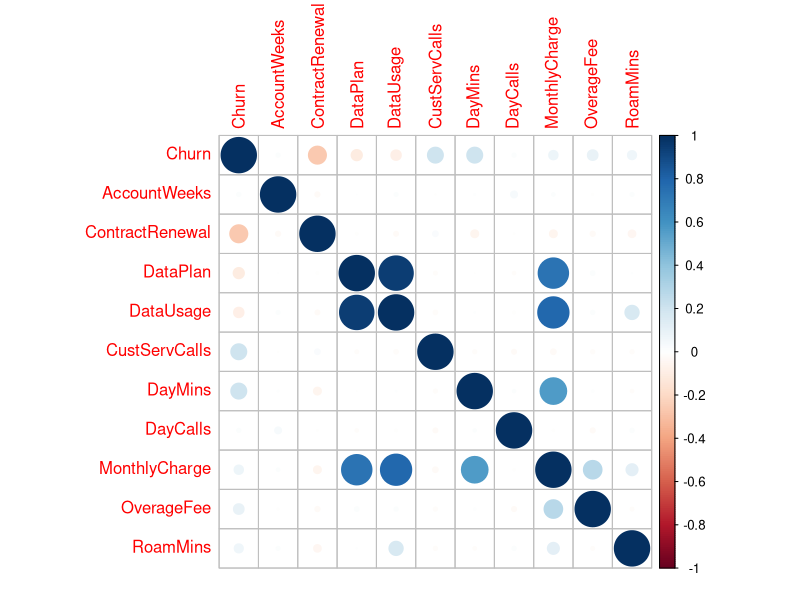
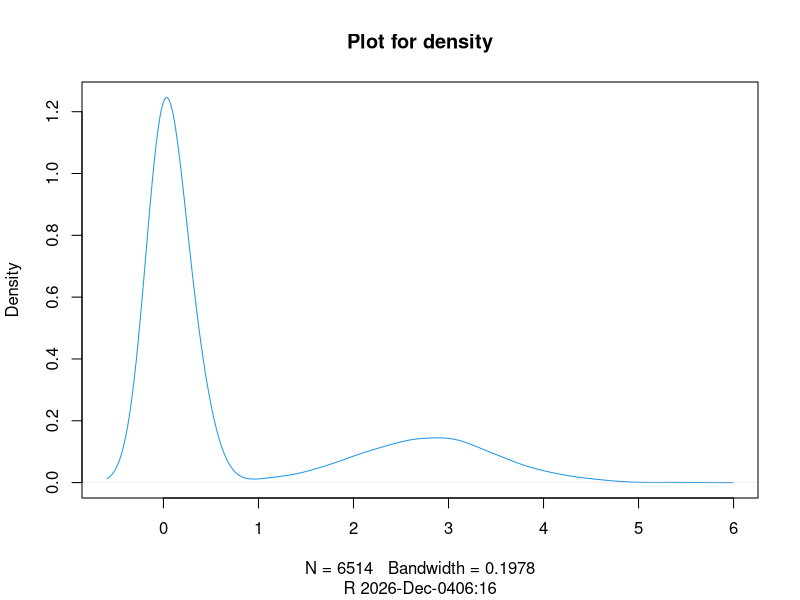
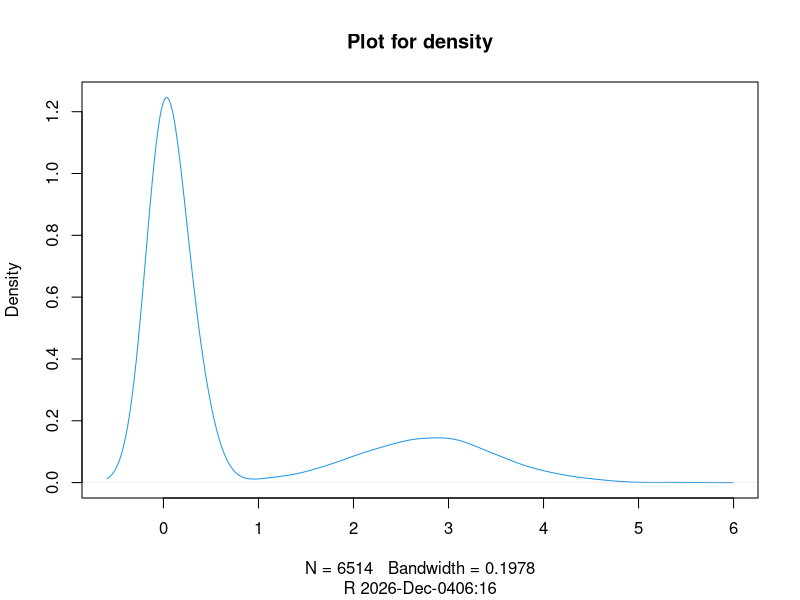
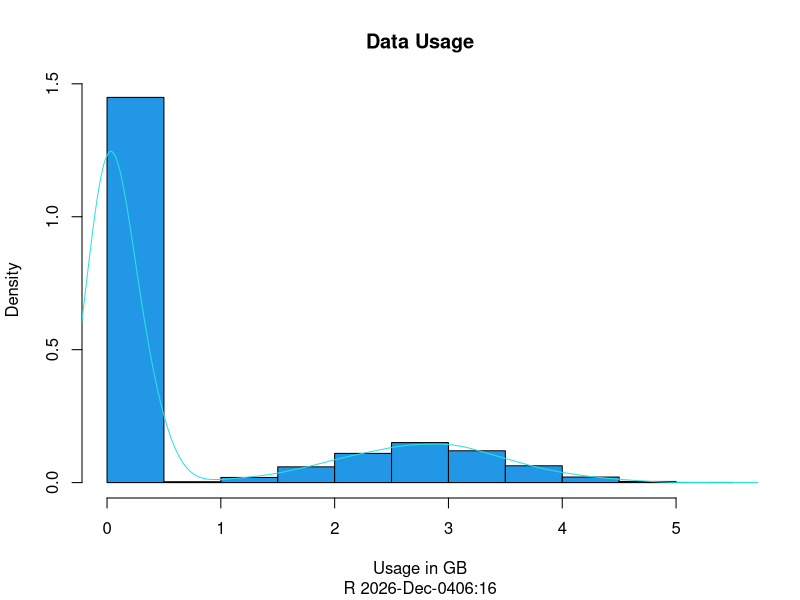
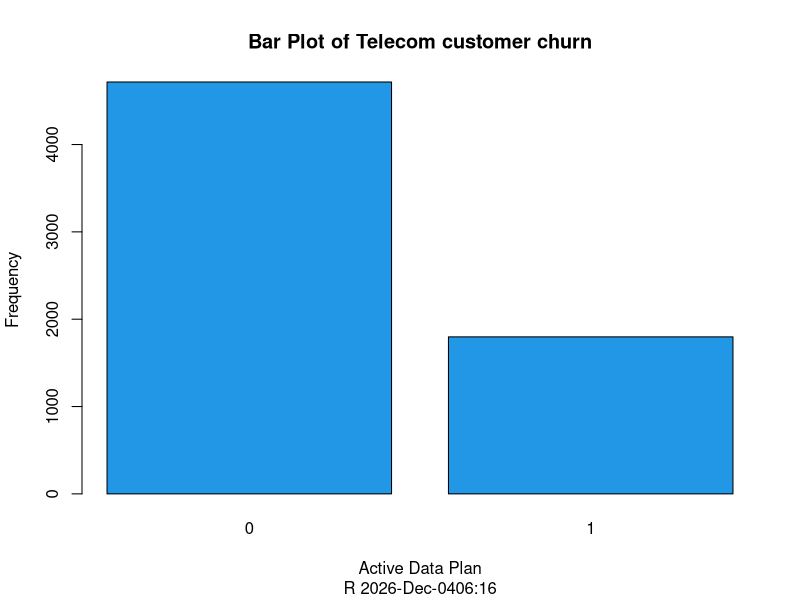
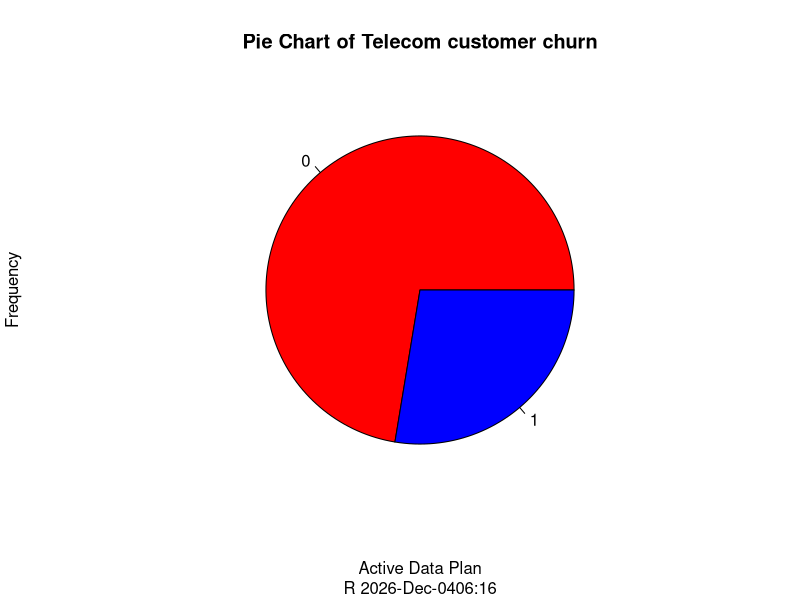
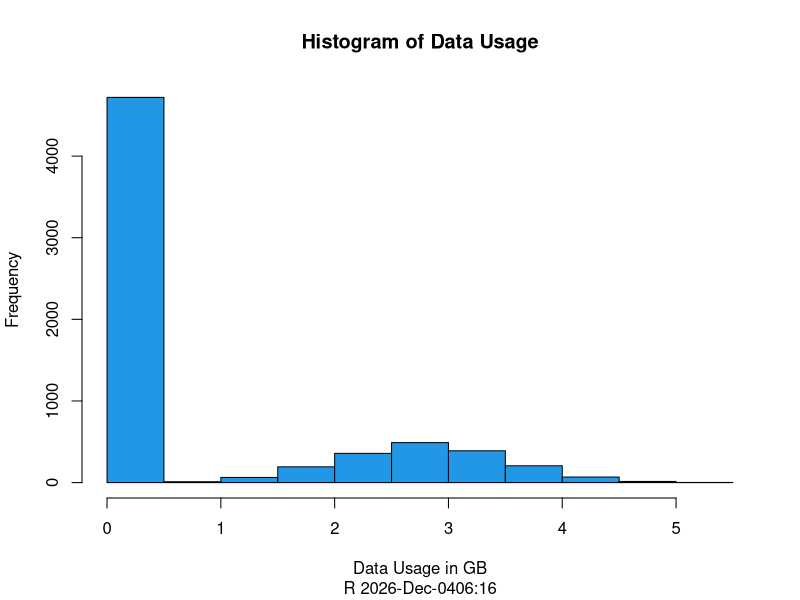
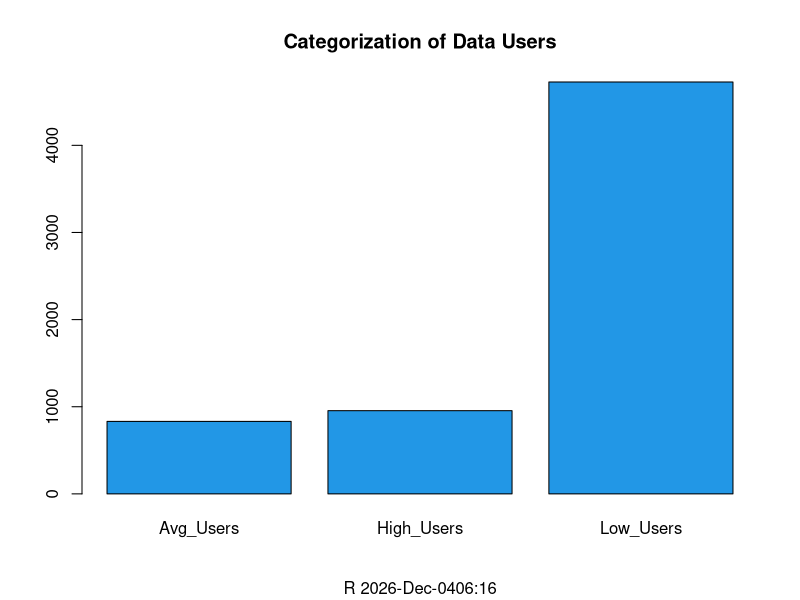

R code for these plots, in order:
## ---- chunk 1
# Install the sqldf package
# install.packages("sqldf")
# install.packages("corrplot")
# install.packages("mice")

# Load the mice package
library(mice)
# Analyzing missing data pattern in customer_churn data set
# md.pattern(customer_churn)
# Load the sqldf package
library(sqldf)
# Load the corrplot package
library(corrplot)
# Your SQL query
# sqldf("select sum(MonthlyCharge + OverageFee) As Rev from customer_churn")

## ---- chunk 2
customer_churn <- read.csv("churn_data.csv")
customer_churn
str(customer_churn)
summary(customer_churn)
## ---- chunk 3
#####Correlation plot of all features #####
# Compute correlation on all columns except the last
cor(customer_churn[, -ncol(customer_churn)])
# Select only numeric columns for correlation
# cor(customer_churn[, sapply(customer_churn, is.numeric)])
#cor(customer_churn)
head(customer_churn)
tail(customer_churn)
is.na(customer_churn)
na.omit(customer_churn)
## ---- chunk 4
##### produce one correlation plot #####
#Project_cor <- cor(customer_churn,method="pearson")
# Select only numeric columns for Pearson correlation
numeric_columns <- customer_churn[, sapply(customer_churn, is.numeric)]
Project_cor <- cor(numeric_columns, method = "pearson")

# Now you can create the correlation plot
corrplot(Project_cor, method = "circle", mar = c(1, 1, 0, 1))



## ---- chunk 5
#### produce one density and histogram plots together####
usage_den <- density(customer_churn$DataUsage) 
plot(usage_den,col=4,main="Plot for density",sub=paste("R",format(Sys.time(),"%Y-%b-%d%H:%S")))

## ---- chunk 6
Daycals_den <- density(customer_churn$DayCalls)
plot(usage_den,col=4,main="Plot for density",sub=paste("R",format(Sys.time(),"%Y-%b-%d%H:%S")))
Daycals_den
## ---- chunk 7
hist(customer_churn$DataUsage,main="Data Usage",prob=TRUE,
xlab="Usage in GB",ylab="Density",
sub=paste("R",format(Sys.time(),"%Y-%b-%d%H:%S")),col=4)

lines(usage_den,col=5)

## ---- chunk 8
#### produce pie plot/bar plot and a histogram based on the features of your choice in your dataset ###
T=table(customer_churn$DataPlan)
T
barplot(T,main="Bar Plot of Telecom customer churn",xlab="Active Data Plan",ylab="Frequency",sub=paste("R",format(Sys.time(),"%Y-%b-%d%H:%S")),col=4)

## ---- chunk 9
#### pie chart ###
T=table(customer_churn$DataPlan)
T
colors<-c("red","blue")
pie(T,main="Pie Chart of Telecom customer churn",xlab="Active Data Plan",ylab="Frequency",sub=paste("R",format(Sys.time(),"%Y-%b-%d%H:%S")),col=colors)

## ---- chunk 10
#### Histogram Chart ####

hist(customer_churn$DataUsage,main="Histogram of Data Usage",xlab="Data Usage in GB",ylab="Frequency",sub=paste("R",format(Sys.time(),"%Y-%b-%d%H:%S")),col=4)
## ---- chunk 11
#### Count no of customers that use >= 1GB ####
High_Data_Users <- sqldf("select count(DataUsage) from customer_churn where DataUsage >=1" )
High_Data_Users
Low_Data_Users <- sqldf("select count(DataUsage) from customer_churn where DataUsage <1" )
Low_Data_Users
Rev <- sqldf("select sum(MonthlyCharge + OverageFee) As Rev,DataUsagecat from customer_churn group by DataUsagecat" )
Rev1 <- sqldf("select sum(MonthlyCharge + OverageFee) As Rev from customer_churn" )
Rev1
## ---- chunk 12
#### Create Sub-categories of Data Users ####
customer_churn$DataUsagecat[customer_churn$DataUsage <1] <- "Low_Users"
customer_churn$DataUsagecat[customer_churn$DataUsage >=1 & customer_churn$DataUsage <=2.7] <-"Avg_Users"
customer_churn$DataUsagecat[customer_churn$DataUsage >2.7] <-"High_Users"
## ---- chunk 13

is.na(customer_churn)
#### Create a Distribution for DataUsers ####
A=table(customer_churn$DataUsagecat)
A
Usage_plot <- barplot(A,main="Categorization of Data Users",sub=paste("R",format(Sys.time(),"%Y-%b-%d%H:%S")),col=4)
place<-c(34325,44635,142206)
data_plot <- barplot(place,main="Categorization of Data Users",sub=paste("R",format(Sys.time(),"%Y-%b-%d%H:%S")),col=4)
B=table(Rev)
B

plot(customer_churn$DataUsage,customer_churn$DataPlan,lty=2,pch=10,xlab="Width",ylab="Lenght",col="red")

## ---- chunk 14
#### Check the number of colmns and rows ########
names(customer_churn)
str(customer_churn)
dim(customer_churn)
## ---- chunk 15
#### Use Mice Package to report the pattern including the related plot ###
# md.pattern(customer_churn)

# Get the missing data pattern information
mdpat <- md.pattern(customer_churn, plot = FALSE)

# Extract the number of missing values for each variable
# It is typically in the last row of the mdpat object
missing_values <- mdpat[nrow(mdpat), ]

# Extract the variable names from the mdpat object
var_names <- colnames(mdpat)

# Create a bar plot with space for vertical labels
barplot_heights <- barplot(missing_values, 
        names.arg = rep("", length(missing_values)), 
        main = "Missing Data Pattern",
        xlab = "Variables", 
        ylab = "Number of Missing Values",
        las = 1)

# Concatenate variable names with the number of missing values
labels_with_counts <- paste(var_names, ":", missing_values)

# Add the variable names and number of missing values as vertical axis labels
# Adjust the text's y-position to be below the x-axis
text(x = barplot_heights, 
     y = -0.5 * max(missing_values), 
     labels = labels_with_counts, 
     srt = 90, 
     adj = 1, 
     xpd = TRUE, 
     cex = 0.5)

# Reset the margins to default if necessary
par(mar = c(5, 4, 4, 2) + 0.1)

## ---- chunk 16
##### Check the existence of NA and exclude them ######
is.na(customer_churn)
